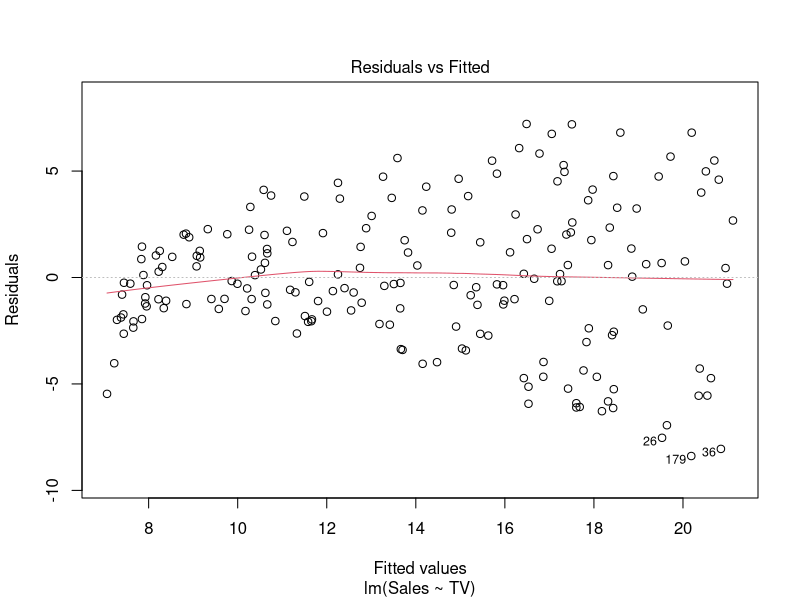
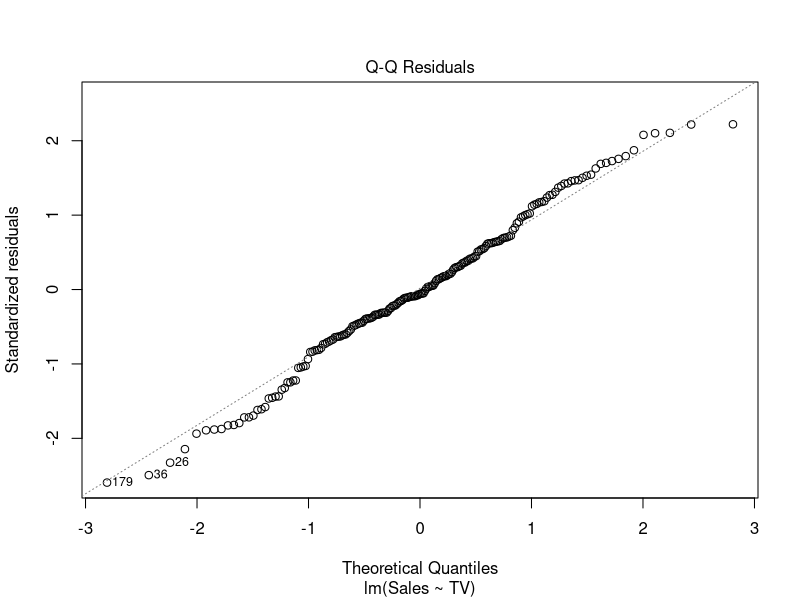
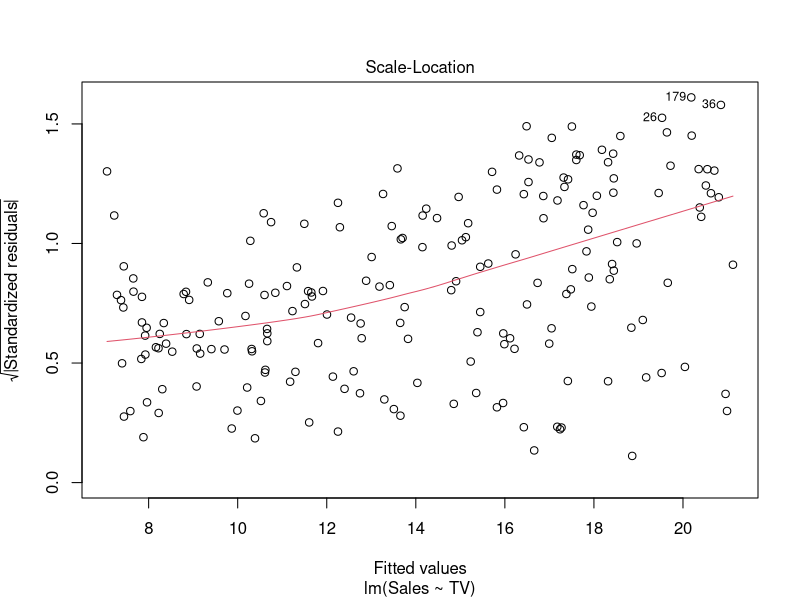
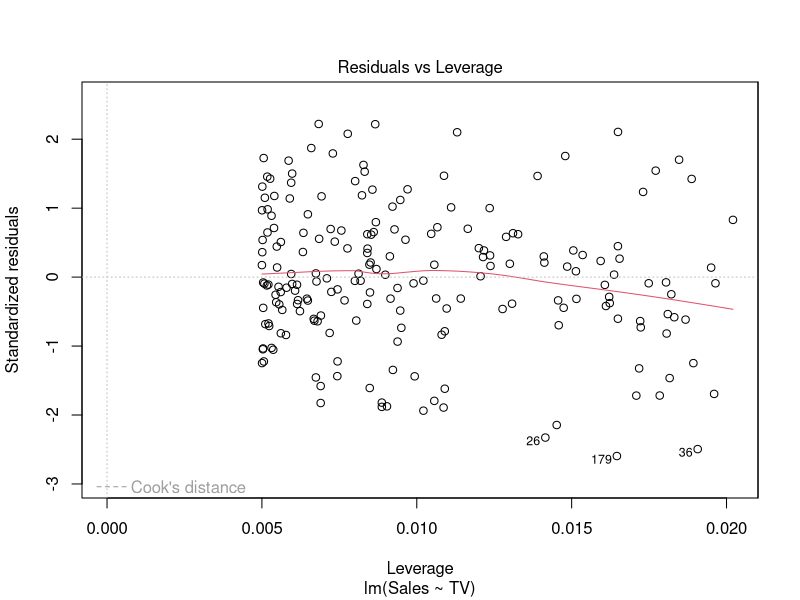
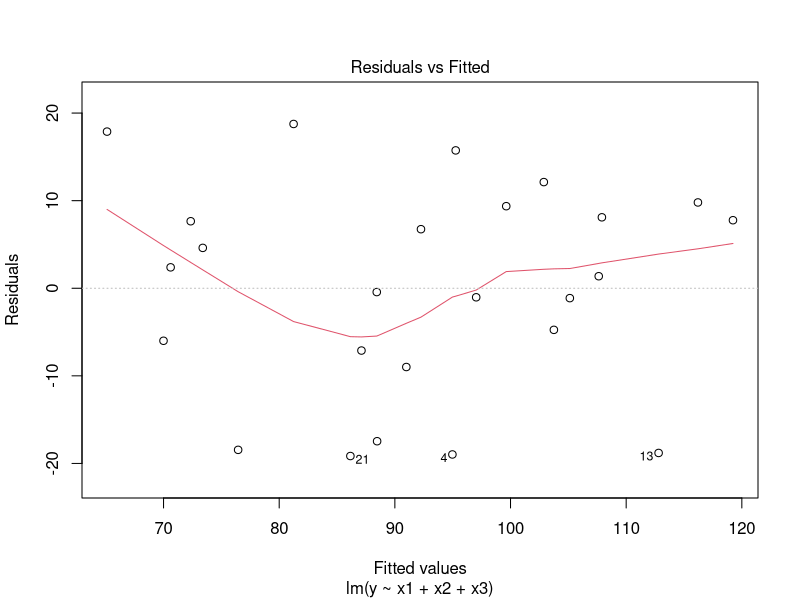
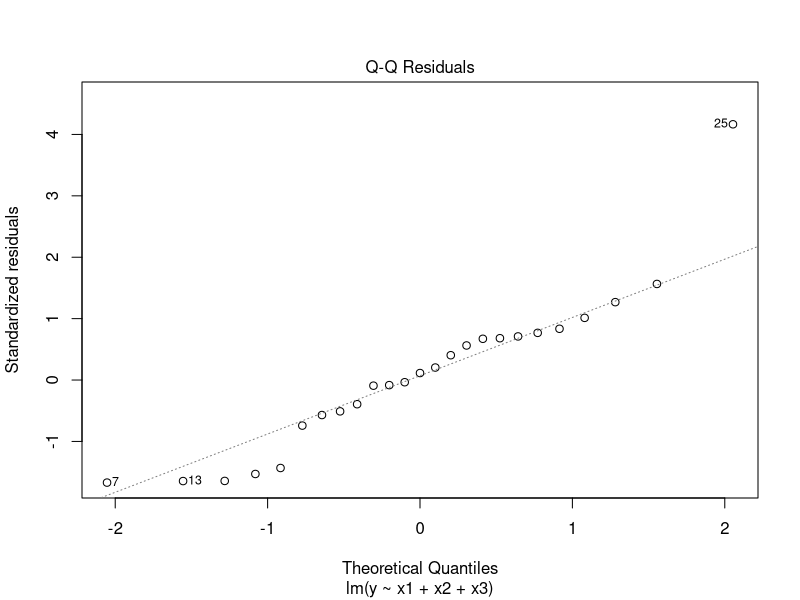
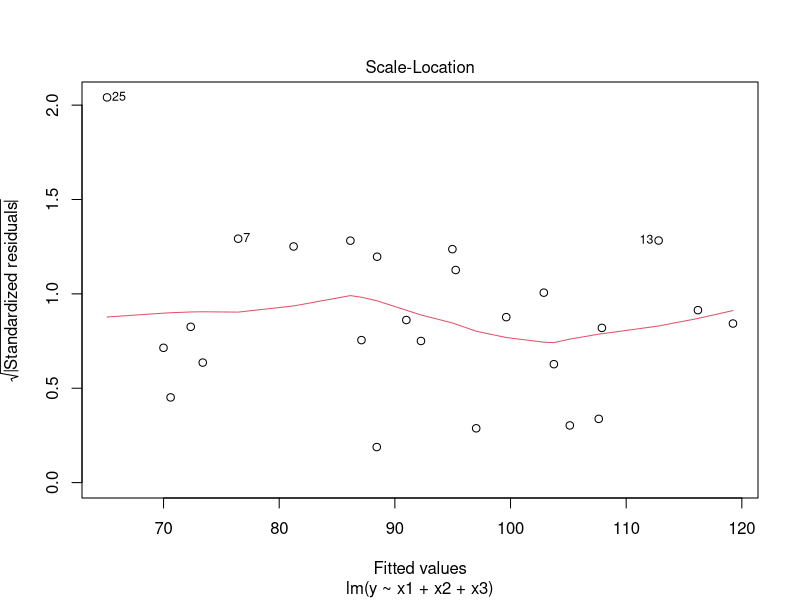
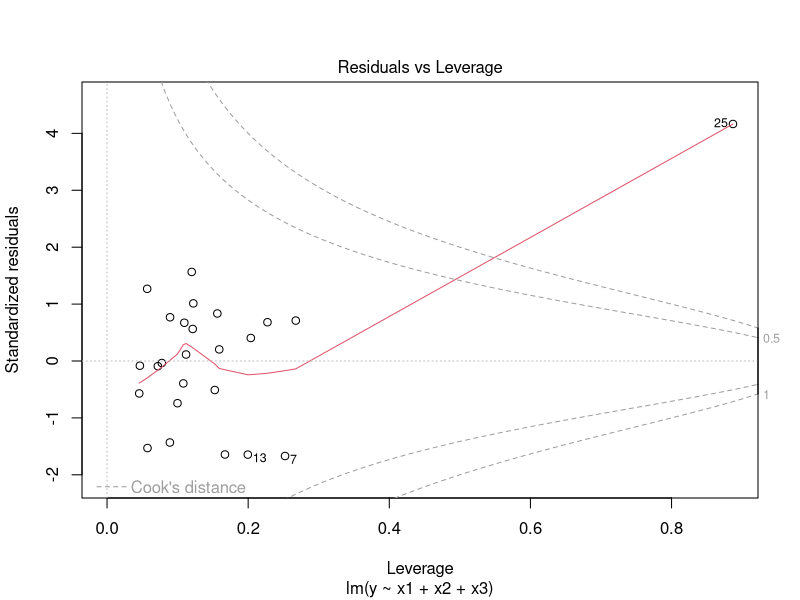

Here is the R script that generated these plots, in order:
#5.1
library(ggplot2)
tv<-read.csv("tv.csv")
data(tv)
relation <- lm(Sales~TV,data=tv)
relation
plot(relation)

#5.2
library(ggplot2)
jobprof<-read.csv("jobprof.csv")
data(jobprof)
model <- lm(y~x1+x2+x3,data=jobprof)
model
plot(model)
